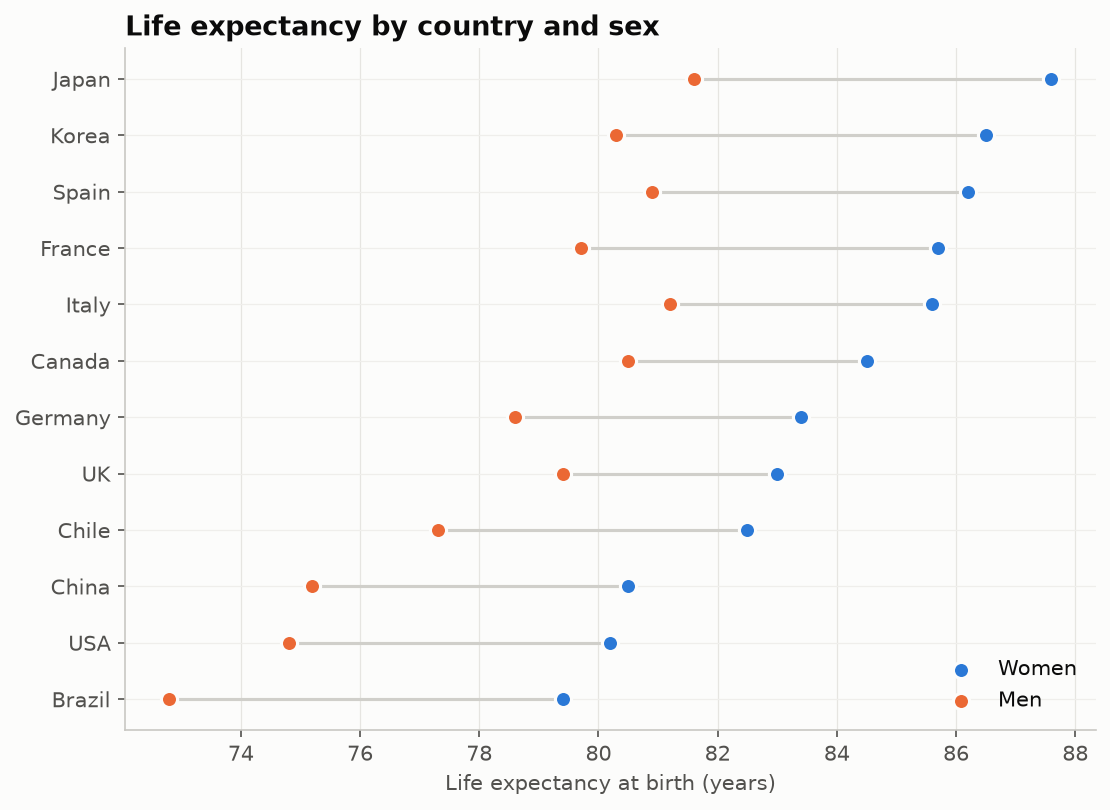

Python code for this plot:
"""
Cleveland Dot Plot  -  family: Ranking

DESIGN PURPOSE
Dots on a common scale, one row per category, sorted by value. Without bars
the axis need not start at zero, so small differences between similar values
become visible.

WHEN TO USE
  - Rank values that are close together and far from zero (e.g. life
    expectancy 70–85)
  - Compare two values per category (before/after, men/women) on each row

AVOID WHEN
  - Readers will judge proportions from position (start at zero or use bars)

ALTERNATIVES
  - Dumbbell chart
  - Lollipop chart

EXAMPLE
Life expectancy for women and men in 12 countries (synthetic), sorted by
women's value.

Run:  python cleveland_dot.py
"""
import sys
from pathlib import Path

import numpy as np
import pandas as pd
import matplotlib.pyplot as plt

# Library style: categorical colors in fixed order, recessive axes, hairline grid.
PALETTE = ["#2a78d6", "#eb6834", "#1baf7a", "#eda100",
           "#e87ba4", "#008300", "#6250d6", "#e34948"]
SEQ_CMAP = "Blues"      # sequential: one hue, light -> dark
DIV_CMAP = "RdBu_r"     # diverging: two opposite hues, neutral midpoint
GRAY = "#b8b7b1"        # de-emphasised marks
plt.rcParams.update({
    "figure.figsize": (8, 4.8), "figure.dpi": 110, "figure.facecolor": "#fcfcfb",
    "axes.facecolor": "#fcfcfb", "axes.edgecolor": "#c9c8c3", "axes.linewidth": 0.8,
    "axes.spines.top": False, "axes.spines.right": False,
    "axes.grid": True, "grid.color": "#e6e5e1", "grid.linewidth": 0.6, "axes.axisbelow": True,
    "axes.prop_cycle": plt.cycler(color=PALETTE),
    "axes.titlesize": 13, "axes.titleweight": "bold", "axes.titlelocation": "left",
    "axes.labelcolor": "#52514e", "xtick.color": "#52514e", "ytick.color": "#52514e",
    "text.color": "#0b0b0b", "font.size": 10, "lines.linewidth": 2,
    "legend.frameon": False,
})

# --- Example data ------------------------------------------------------------
countries = ["Japan", "Spain", "Korea", "Italy", "France", "Canada", "UK", "Germany",
             "Chile", "USA", "China", "Brazil"]
women = [87.6, 86.2, 86.5, 85.6, 85.7, 84.5, 83.0, 83.4, 82.5, 80.2, 80.5, 79.4]
men = [81.6, 80.9, 80.3, 81.2, 79.7, 80.5, 79.4, 78.6, 77.3, 74.8, 75.2, 72.8]
df = pd.DataFrame({"country": countries, "women": women, "men": men})
df = df.sort_values("women").reset_index(drop=True)
df.tail()

# --- Plot --------------------------------------------------------------------
fig, ax = plt.subplots(figsize=(7.5, 5.5))
ax.hlines(df.index, df["men"], df["women"], color="#d0cfca", linewidth=1.5, zorder=1)
ax.scatter(df["women"], df.index, s=60, color=PALETTE[0], label="Women", zorder=3,
           edgecolor="#fcfcfb", linewidth=1.5)
ax.scatter(df["men"], df.index, s=60, color=PALETTE[1], label="Men", zorder=3,
           edgecolor="#fcfcfb", linewidth=1.5)
ax.set_yticks(df.index, df["country"])
ax.set_xlabel("Life expectancy at birth (years)")
ax.set_title("Life expectancy by country and sex")
ax.legend(loc="lower right")
ax.grid(axis="y", color="#efeeeb")
fig.tight_layout()

# --- Save / show -------------------------------------------------------------
out = Path(__file__).with_name(Path(__file__).stem + ".png")
fig.savefig(out, dpi=150, bbox_inches="tight")
print(f"saved {out}")
if "--no-show" not in sys.argv:
    plt.show()
